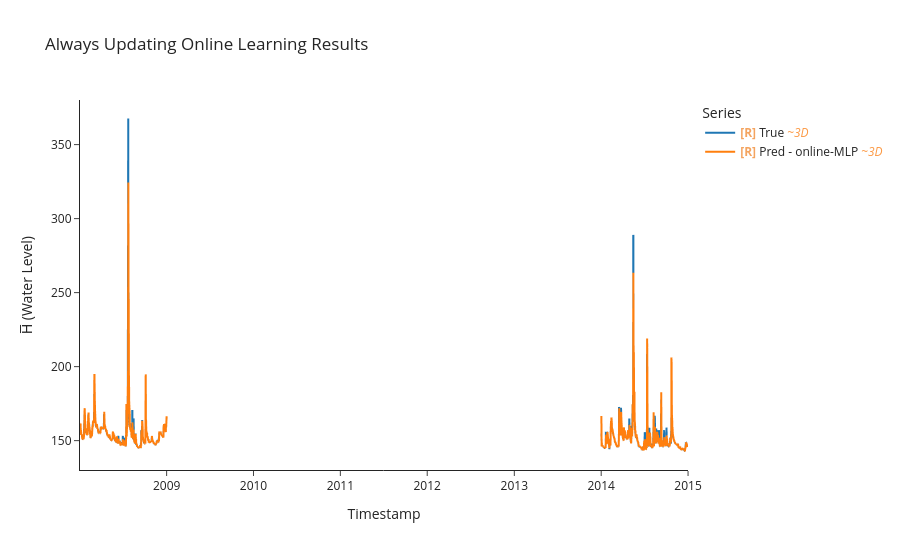

The cell this chart's notebook holds for it:
### Markdown cell above
## Testing Always updating
See model behaviour if we allowed it to learn on the fly from the testing data.<br>
**conclusion**<br>
Model's performance metrics went up as we all model to optimize and generalize more. In contarst model ability to adapt in lowered.<br>
We need to investigate more about optimizers and the adaptability, generalization trade-off.

### Code cell
# Testing with always updating 
model, optimizer, criterion = build_mlp(LOOKBACK*N_FEATURES, HORIZON)
y_true, y_pred, time_indices, cutom_adam_batch_losses = uf.train_model_online(model, optimizer,criterion,
                                                                              test_ds, test_df,
                                                                              LOOKBACK, HORIZON, BATCH_SIZE)
#training results
uf.calculate_metrics_and_plot({"online-MLP": (y_true, y_pred, time_indices)}, 
                              plot_title="Always Updating Online Learning Results")

### Figure 1 — Plotly figure (JSON) as saved in the notebook; plotly's stock layout.template omitted (floating-point values rounded to 4 significant figures; data arrays with more than 128 entries replaced by an {"elided": "..."} marker saying what was removed)
{"data": [{"hovertemplate": "Legend=True<br>Timestamp=%{x}<br>H̅ (Water Level)=%{y}<extra></extra>", "legendgroup": "True", "line": {"color": "#1f77b4", "dash": "solid", "width": 2}, "marker": {"symbol": "circle"}, "mode": "lines", "name": "<b style=\"color:sandybrown\">[R]</b> True <i style=\"color:#fc9944\">~3D</i>", "showlegend": true, "type": "scattergl", "uid": "e1e9d0d0-97db-4690-8a25-b3985c50a094", "x": {"elided": "1001 str values"}, "xaxis": "x", "y": {"elided": "1001 float values"}, "yaxis": "y"}, {"hovertemplate": "Legend=Pred - online-MLP<br>Timestamp=%{x}<br>H̅ (Water Level)=%{y}<extra></extra>", "legendgroup": "Pred - online-MLP", "line": {"color": "#ff7f0e", "dash": "solid", "width": 2}, "marker": {"symbol": "circle"}, "mode": "lines", "name": "<b style=\"color:sandybrown\">[R]</b> Pred - online-MLP <i style=\"color:#fc9944\">~3D</i>", "showlegend": true, "type": "scattergl", "uid": "30d0e7ae-f763-4973-a75c-3281cd22e47e", "x": {"elided": "1001 str values"}, "xaxis": "x", "y": {"elided": "1001 float values"}, "yaxis": "y"}], "layout": {"height": 550, "legend": {"title": {"text": "Series"}, "tracegroupgap": 0}, "title": {"text": "Always Updating Online Learning Results"}, "xaxis": {"anchor": "y", "domain": [0, 1], "title": {"text": "Timestamp"}}, "yaxis": {"anchor": "x", "domain": [0, 1], "title": {"text": "H̅ (Water Level)"}}}}
